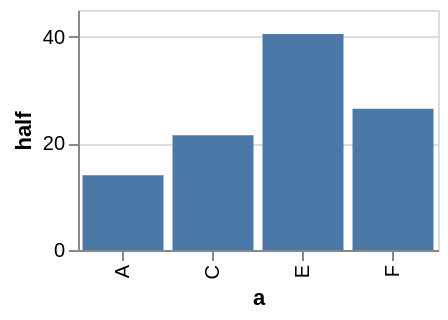

This figure's Vega-Lite source:
### Vega specification from a JSON file in a GitHub repository (floating-point values rounded to 4 significant figures)
{"$schema": "https://vega.github.io/schema/vega/v6.json", "description": "The transforms a specification writes for itself, rather than the ones its encoding implies. A filter that removes rows and a calculate that adds a field were both dropped in silence: the chart drew the untransformed data and looked entirely reasonable.", "background": "white", "padding": 5, "width": 180, "height": 120, "style": "cell", "data": [{"name": "source_0", "values": [{"a": "A", "b": 28, "keep": true}, {"a": "B", "b": 55, "keep": false}, {"a": "C", "b": 43, "keep": true}, {"a": "D", "b": 91, "keep": false}, {"a": "E", "b": 81, "keep": true}, {"a": "F", "b": 53, "keep": true}]}, {"name": "data_0", "source": "source_0", "transform": [{"type": "filter", "expr": "datum.keep"}, {"type": "formula", "expr": "datum.b / 2", "as": "half"}, {"type": "stack", "groupby": ["a"], "field": "half", "sort": {"field": [], "order": []}, "as": ["half_start", "half_end"], "offset": "zero"}, {"type": "filter", "expr": "isValid(datum[\"half\"]) && isFinite(+datum[\"half\"])"}]}], "marks": [{"name": "marks", "type": "rect", "style": ["bar"], "from": {"data": "data_0"}, "encode": {"update": {"fill": {"value": "#4c78a8"}, "ariaRoleDescription": {"value": "bar"}, "description": {"signal": "\"a: \" + (isValid(datum[\"a\"]) ? isArray(datum[\"a\"]) ? join(datum[\"a\"], ' ') : datum[\"a\"] : \"\"+datum[\"a\"]) + \"; half: \" + (format(datum[\"half\"], \"\"))"}, "x": {"scale": "x", "field": "a"}, "width": {"signal": "max(0.25, bandwidth('x'))"}, "y": {"scale": "y", "field": "half_end"}, "y2": {"scale": "y", "field": "half_start"}}}}], "scales": [{"name": "x", "type": "band", "domain": {"data": "data_0", "field": "a", "sort": true}, "range": [0, {"signal": "width"}], "paddingInner": 0.1, "paddingOuter": 0.05}, {"name": "y", "type": "linear", "domain": {"data": "data_0", "fields": ["half_start", "half_end"]}, "range": [{"signal": "height"}, 0], "nice": true, "zero": true}], "axes": [{"scale": "y", "orient": "left", "gridScale": "x", "grid": true, "tickCount": {"signal": "ceil(height/40)"}, "domain": false, "labels": false, "aria": false, "maxExtent": 0, "minExtent": 0, "ticks": false, "zindex": 0}, {"scale": "x", "orient": "bottom", "grid": false, "title": "a", "labelAlign": "right", "labelAngle": 270, "labelBaseline": "middle", "zindex": 0}, {"scale": "y", "orient": "left", "grid": false, "title": "half", "labelOverlap": true, "tickCount": {"signal": "ceil(height/40)"}, "zindex": 0}]}
